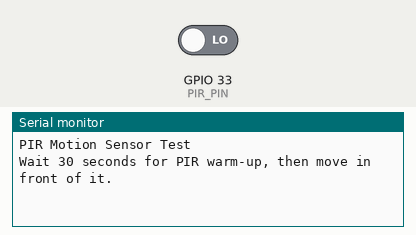
This sketch was run on a simulated ESP32. Parts: the last lines printed to the serial monitor. Inputs (shaded band) come from the test bench; at power-on: GPIO 33 (PIR_PIN) LOW.

Above: at 2.2 s.
2.3 s: GPIO 33 (PIR_PIN) driven HIGH
At 3.1 s:
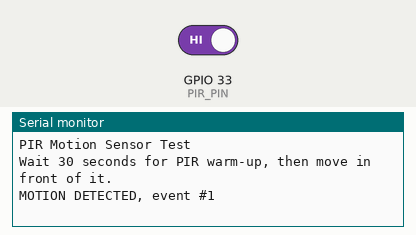
3.8 s: GPIO 33 (PIR_PIN) driven LOW
At 4.3 s:
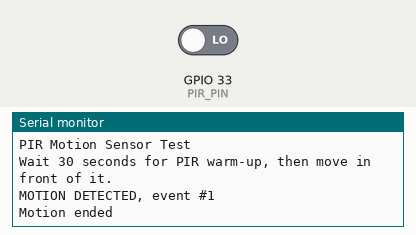

The sketch:

01_pir_test.ino
```cpp
#define PIR_PIN 33

int lastState = LOW;
unsigned long eventCount = 0;

void setup() {
  Serial.begin(115200);
  delay(1000);

  pinMode(PIR_PIN, INPUT);

  Serial.println();
  Serial.println("PIR Motion Sensor Test");
  Serial.println("Wait 30 seconds for PIR warm-up, then move in front of it.");
}

void loop() {
  int currentState = digitalRead(PIR_PIN);

  if (currentState == HIGH && lastState == LOW) {
    eventCount++;
    Serial.print("MOTION DETECTED, event #");
    Serial.println(eventCount);
  }

  if (currentState == LOW && lastState == HIGH) {
    Serial.println("Motion ended");
  }

  lastState = currentState;
  delay(100);
}
```

Measured:
- after the input at 2.3 s, the serial monitor: prints a new line at once (image 1)
- after the input at 3.8 s, the serial monitor: prints a new line at once (image 2)
